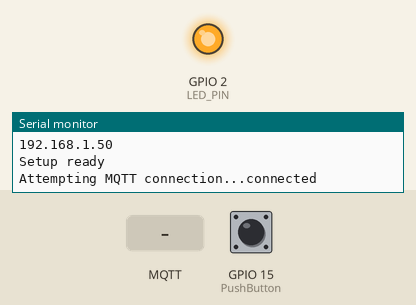
The program below on a simulated ESP32. Shown: output pins drawn as LEDs (lit = HIGH), the last lines printed to the serial monitor. The test bench sets the inputs (shaded band); at power-on: GPIO 15 (PushButton) HIGH. WiFi joins after 1.5 s; servers stay silent unless stated; random numbers use the default seed unless the program sets one; no MQTT or app messages arrive unless stated.

Above: at 2.7 s.
2.8 s: MQTT message "stop" arrives on the first subscribed topic
At 3.7 s:
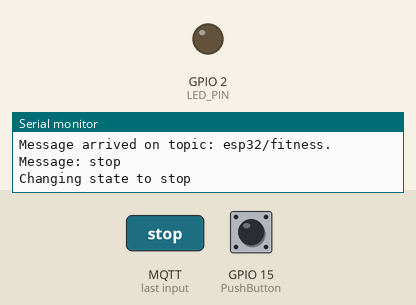
6.0 s: MQTT message "start" arrives on the first subscribed topic
At 7.3 s:
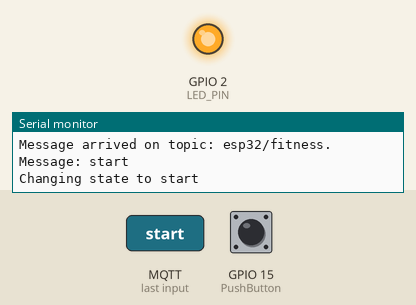
Timing chart, 0 to 9.0 s (numbered marks = the images above; inputs shaded):
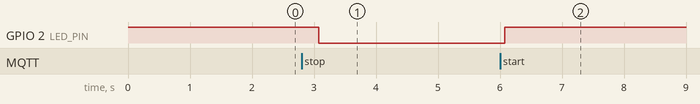

The program:

main.cpp
```cpp
#include "WiFi.h"
#include "PubSubClient.h" //pio lib install "knolleary/PubSubClient"
#include "Button.h"

#define SSID "NETGEAR68"
#define PWD "excitedtuba713"

#define MQTT_SERVER "192.168.1.2" // could change if the setup is moved
#define MQTT_PORT 1883

#define LED_PIN 2

int aantalPressed;

WiFiClient espClient;
PubSubClient client(espClient);
long lastMsg = 0;
char msg[50];
int value = 0;

void callback(char *topic, byte *message, unsigned int length);

// function for establishing wifi connection, do not touch
void setup_wifi()
{
  delay(10);
  Serial.println("Connecting to WiFi..");

  WiFi.begin(SSID, PWD);

  while (WiFi.status() != WL_CONNECTED)
  {
    delay(500);
    Serial.print(".");
  }

  Serial.println("");
  Serial.println("WiFi connected");
  Serial.println("IP address: ");
  Serial.println(WiFi.localIP());
}

// general setup, add lines if needed
void setup()
{
  pinMode(LED_PIN, OUTPUT);
  digitalWrite(LED_PIN, HIGH);

  // This statement will declare pin 15 as digital input
  pinMode(PushButton, INPUT_PULLUP);

  // Attach an interrupt to the ISR vector
  attachInterrupt(15, pin_ISR, CHANGE);

  Serial.begin(115200);
  while(!Serial) {}

  aantalPressed = 0;

  setup_wifi();
  client.setServer(MQTT_SERVER, MQTT_PORT);
  client.setCallback(callback);
  Serial.println("Setup ready");
}

// callback function, only used when receiving messages
void callback(char *topic, byte *message, unsigned int length)
{
  Serial.print("Message arrived on topic: ");
  Serial.print(topic);
  Serial.print(". Message: ");
  String messageTemp;

  for (int i = 0; i < length; i++)
  {
    Serial.print((char)message[i]);
    messageTemp += (char)message[i];
  }
  Serial.println();

  if (String(topic) == "esp32/fitness")
  {
    Serial.print("Changing state to ");
    if (messageTemp == "start")
    {
      Serial.println("start");
      digitalWrite(LED_PIN, HIGH);
    }
    else if (messageTemp == "stop")
    {
      Serial.println("stop");
      digitalWrite(LED_PIN, LOW);
    }
    else if (messageTemp == "reset")
    {
      Serial.println("reset");
      setup();
    }
    }
}

// function to establish MQTT connection
void reconnect()
{
  delay(10);
  // Loop until we're reconnected
  while (!client.connected())
  {
    Serial.print("Attempting MQTT connection...");
    // Attempt to connect
    if (client.connect("ESP8266Client"))
    {
      Serial.println("connected");
      // Publish
      client.publish("esp32/fitness/OKmessage", "OK");
      // ... and resubscribe

      int getal = esp_random() %5+1;
      String nummer = (String) getal;
      const char* nmr = nummer.c_str();
      client.publish("esp32/fitness/nmrOef", nmr);
      client.subscribe("esp32/fitness");

    }
    else
    {
      Serial.print("failed, rc=");
      Serial.print(client.state());
      Serial.println(" try again in 5 seconds");
      // Wait 5 seconds before retrying
      delay(5000);
    }
  }
}

// loop function for recurring functionality
void loop()
{
  if (!client.connected())
  {
    reconnect();
  }
  client.loop();

  delay(500);

  if(buttonPressed == true && aantalPressed==0){
     client.publish("esp32/fitness", "Button");
     delay(1000);
     buttonPressed = false;
     aantalPressed ++;
  }

  else if(buttonPressed == true && aantalPressed != 0 ){
     client.publish("esp32/fitness", "oefOK");
     delay(1000);
      buttonPressed = false;
     aantalPressed ++;

  }

  // if(buttonPressed == true && aantalPressed==1){
  //    client.publish("esp32/fitness", "oef");
  //    buttonPressed = false;
  //    aantalPressed ++;
  // delay(1000);
  // }


}
```

Button.h
```cpp
#include "Arduino.h"

const int PushButton = 15;

static bool buttonPressed = false;
// variables will change:
volatile int buttonState = 0;

void pin_ISR()
{
    buttonState = digitalRead(PushButton);
    buttonPressed = true;
}
```

Measured:
- after the input at 2.8 s, GPIO 2 (LED_PIN): HIGH → LOW after 0.28 s
- after the input at 6.0 s, GPIO 2 (LED_PIN): LOW → HIGH after 0.08 s
